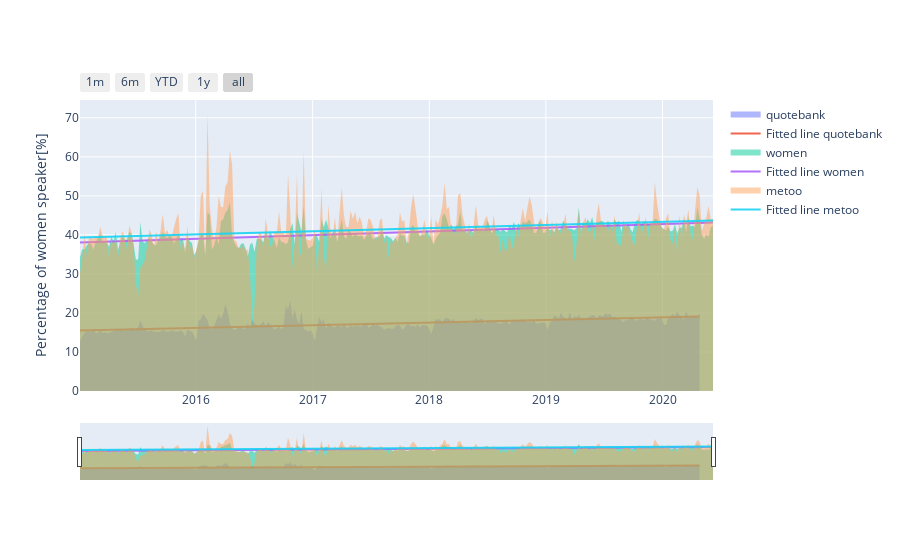

The notebook cell this image was saved under:
### Code cell
PATH_DATA = './data/data_nlp/weelky_count/'

datasets = ['quotebank','women','metoo']
years = range(2015,2021)
DF = []

for dataset in datasets:
       #reset frames
       frames = []
       for year in years:

              if dataset == 'quotebank':
                     QUOTES_FILE = PATH_DATA + dataset + f'/{year}_count.csv'
                     df_weekly_count = pd.read_csv(QUOTES_FILE, index_col=0)
              else:
                     QUOTES_FILE = PATH_DATA + dataset + f'/quotes-{year}-filtered_weekly_count.json.bz2'
                     #load the weekly count
                     #print(f'Processing {year}')
                     df_weekly_count = pd.read_json(QUOTES_FILE, lines=True, compression='bz2', typ='frame')
                     #print(df_weekly_count.shape)

              #remove useless columns (only keeping male and female count)
              useless_columns = list(df_weekly_count.columns)
              useless_columns.remove('male')
              useless_columns.remove('female')
              df_weekly_count.drop(useless_columns, axis=1, inplace=True)


              #adding the percentage of women column
              df_weekly_count['male_female'] = df_weekly_count.male + df_weekly_count.female
              df_weekly_count['percent_women'] = df_weekly_count.female/df_weekly_count.male_female
              df_weekly_count.dropna(inplace=True)

              frames.append(df_weekly_count)

       #create a df with all the weeks from 2015 to 2020
       df_weekly_all = pd.concat(frames)
       df_weekly_all.reset_index(inplace=True)
       df_weekly_all['date'] = pd.date_range(start='1/1/2015', periods=len(df_weekly_all), freq='W')
       #plot the distributions of weekly women percentage
       #plot_distrib(df_weekly_all, dataset)
       DF.append(df_weekly_all)
plotly_distrib(DF, datasets=datasets)

### Figure 1 — Plotly figure (JSON) as saved in the notebook; plotly's stock layout.template omitted (floating-point values rounded to 4 significant figures; data arrays with more than 128 entries replaced by an {"elided": "..."} marker saying what was removed)
{"data": [{"fill": "tozeroy", "mode": "none", "name": "quotebank", "opacity": 0.9, "type": "scatter", "x": {"elided": "278 str values"}, "y": {"elided": "278 float values"}}, {"mode": "lines", "name": "Fitted line quotebank", "opacity": 0.9, "type": "scatter", "x": {"elided": "278 str values"}, "y": {"elided": "278 float values"}}, {"fill": "tozeroy", "mode": "none", "name": "women", "opacity": 0.9, "type": "scatter", "x": {"elided": "284 str values"}, "y": {"elided": "284 float values"}}, {"mode": "lines", "name": "Fitted line women", "opacity": 0.9, "type": "scatter", "x": {"elided": "284 str values"}, "y": {"elided": "284 float values"}}, {"fill": "tozeroy", "mode": "none", "name": "metoo", "opacity": 0.9, "type": "scatter", "x": {"elided": "284 str values"}, "y": {"elided": "284 float values"}}, {"mode": "lines", "name": "Fitted line metoo", "opacity": 0.9, "type": "scatter", "x": {"elided": "284 str values"}, "y": {"elided": "284 float values"}}], "layout": {"xaxis": {"rangeselector": {"buttons": [{"count": 1, "label": "1m", "step": "month", "stepmode": "backward"}, {"count": 6, "label": "6m", "step": "month", "stepmode": "backward"}, {"count": 1, "label": "YTD", "step": "year", "stepmode": "todate"}, {"count": 1, "label": "1y", "step": "year", "stepmode": "backward"}, {"step": "all"}]}, "rangeslider": {"visible": true}, "type": "date"}, "yaxis": {"title": {"text": "Percentage of women speaker[%]"}}}}
